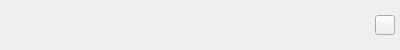
<?xml version="1.0" encoding="UTF-8"?>
<ui version="4.0">
 <class>QWPopupTitleBar</class>
 <widget class="QWidget" name="QWPopupTitleBar">
  <property name="windowModality">
   <enum>Qt::NonModal</enum>
  </property>
  <property name="geometry">
   <rect>
    <x>0</x>
    <y>0</y>
    <width>400</width>
    <height>50</height>
   </rect>
  </property>
  <property name="minimumSize">
   <size>
    <width>0</width>
    <height>50</height>
   </size>
  </property>
  <property name="maximumSize">
   <size>
    <width>16777215</width>
    <height>50</height>
   </size>
  </property>
  <property name="windowTitle">
   <string>QWPopupTitleBar</string>
  </property>
  <layout class="QHBoxLayout" name="horizontalLayout">
   <property name="leftMargin">
    <number>5</number>
   </property>
   <property name="topMargin">
    <number>0</number>
   </property>
   <property name="rightMargin">
    <number>5</number>
   </property>
   <property name="bottomMargin">
    <number>0</number>
   </property>
   <item>
    <widget class="QLabel" name="_logo">
     <property name="maximumSize">
      <size>
       <width>16777215</width>
       <height>48</height>
      </size>
     </property>
     <property name="text">
      <string/>
     </property>
    </widget>
   </item>
   <item>
    <widget class="QLabel" name="_title">
     <property name="maximumSize">
      <size>
       <width>16777215</width>
       <height>48</height>
      </size>
     </property>
     <property name="text">
      <string/>
     </property>
    </widget>
   </item>
   <item>
    <spacer name="horizontalSpacer">
     <property name="orientation">
      <enum>Qt::Horizontal</enum>
     </property>
     <property name="sizeHint" stdset="0">
      <size>
       <width>351</width>
       <height>20</height>
      </size>
     </property>
    </spacer>
   </item>
   <item>
    <widget class="QToolButton" name="_close">
     <property name="minimumSize">
      <size>
       <width>20</width>
       <height>20</height>
      </size>
     </property>
     <property name="maximumSize">
      <size>
       <width>20</width>
       <height>20</height>
      </size>
     </property>
     <property name="cursor">
      <cursorShape>PointingHandCursor</cursorShape>
     </property>
     <property name="text">
      <string/>
     </property>
    </widget>
   </item>
  </layout>
 </widget>
 <resources/>
 <connections/>
</ui>
